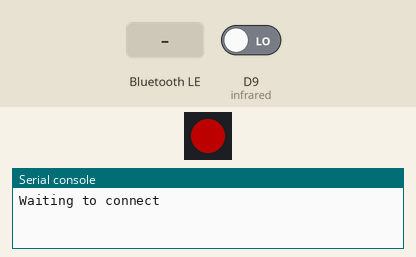
Simulated run of this program. Board: Circuit Playground running CircuitPython. Shown: 1 RGB LEDs in strip order, left to right, the last lines printed to the serial console. The inputs (shaded band) are chosen by the test bench; at power-on: D9 (infrared) LOW. Dim RGB values are drawn brighter than linear; nothing arrives over Bluetooth unless stated.

Above: at 1.2 s.
1.3 s: "1" written over Bluetooth (the phone connects first, if it has not yet)
At 2.0 s:
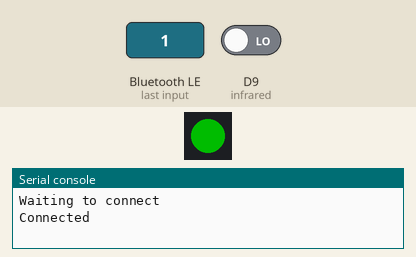
At 8.8 s:
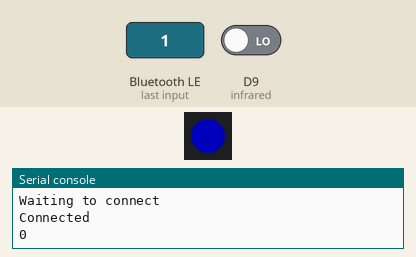
Timing chart, 0 to 10.8 s (numbered marks = the images above; inputs shaded):
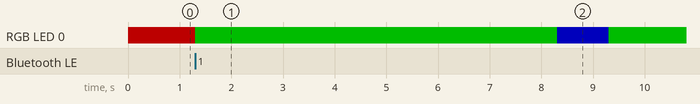

The program:

code.py
```python
import time
import board
import digitalio
import neopixel
from adafruit_ble import BLERadio
from adafruit_ble.advertising.standard import ProvideServicesAdvertisement
from adafruit_ble.services.nordic import UARTService

# nRF5840 D5, Grove D2
infrared = digitalio.DigitalInOut(board.D9)
infrared.direction = digitalio.Direction.INPUT
led = neopixel.NeoPixel(board.NEOPIXEL, 1)
led.brightness = 0.3
initDistance = None

uart_connection = None
ble = BLERadio()
uart = UARTService()
advertisement = ProvideServicesAdvertisement(uart)

last_state = 0 if infrared.value else 1

while True:
    led[0] = (255, 0, 0)
    ble.start_advertising(advertisement)
    print("Waiting to connect")
    while not ble.connected:
        pass
    print("Connected")
    led[0] = (0, 255, 0)
    time.sleep(2)
    while ble.connected:
        measurement = {1: 0, 0: 0}
        print(measurement[1])
        start_check = time.monotonic()
        while (time.monotonic() - start_check) < 5:
            measurement[int(infrared.value)] += 1
            time.sleep(0.1)
        current_state = max(measurement, key=measurement.get)
        if current_state != last_state:
            uart.write(str(current_state) + "\n")
            last_state = current_state
            led[0] = (0, 0, 255)
            time.sleep(1)
            led[0] = (0, 255, 0)
```

Measured:
- after the input at 1.3 s, RGB LED 0: RGB(76, 0, 0) → RGB(0, 76, 0) at once, → RGB(0, 0, 76) 7.0 s later, → RGB(0, 76, 0) 1.0 s later
